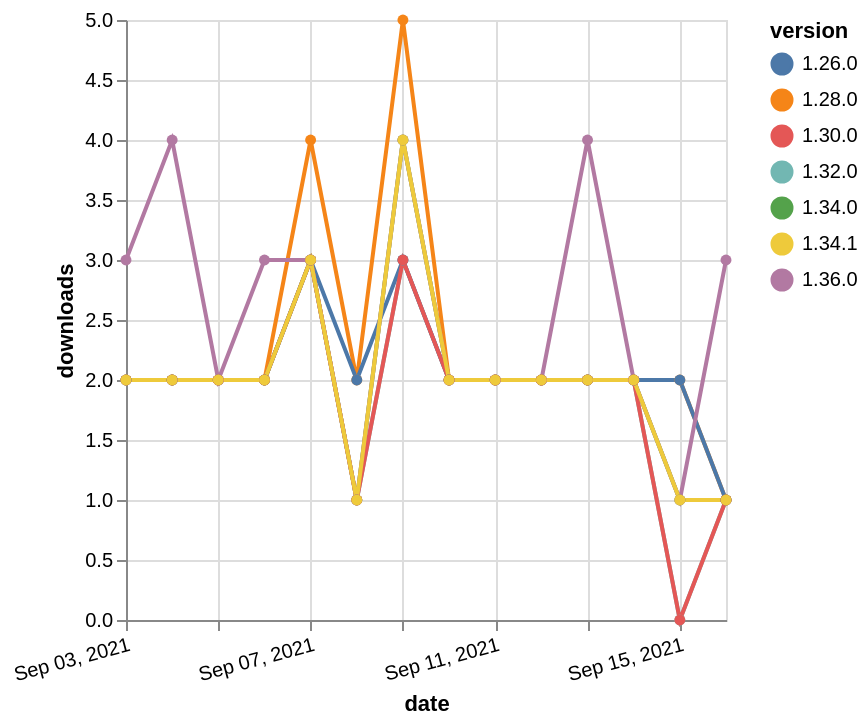

The specification (Vega-Lite) saved for this image:
### Vega-Lite specification from a JSON file in a GitHub repository (floating-point values rounded to 4 significant figures)
{"$schema": "https://vega.github.io/schema/vega-lite/v5.json", "description": "A simple bar chart with embedded data.", "data": {"values": [{"date": "2021-09-03", "total": 668, "delta": 2, "version": "1.34.0"}, {"date": "2021-09-04", "total": 670, "delta": 2, "version": "1.34.0"}, {"date": "2021-09-05", "total": 672, "delta": 2, "version": "1.34.0"}, {"date": "2021-09-06", "total": 674, "delta": 2, "version": "1.34.0"}, {"date": "2021-09-07", "total": 677, "delta": 3, "version": "1.34.0"}, {"date": "2021-09-08", "total": 678, "delta": 1, "version": "1.34.0"}, {"date": "2021-09-09", "total": 682, "delta": 4, "version": "1.34.0"}, {"date": "2021-09-10", "total": 684, "delta": 2, "version": "1.34.0"}, {"date": "2021-09-11", "total": 686, "delta": 2, "version": "1.34.0"}, {"date": "2021-09-12", "total": 688, "delta": 2, "version": "1.34.0"}, {"date": "2021-09-13", "total": 690, "delta": 2, "version": "1.34.0"}, {"date": "2021-09-14", "total": 692, "delta": 2, "version": "1.34.0"}, {"date": "2021-09-15", "total": 693, "delta": 1, "version": "1.34.0"}, {"date": "2021-09-16", "total": 694, "delta": 1, "version": "1.34.0"}, {"date": "2021-09-03", "total": 1008, "delta": 2, "version": "1.32.0"}, {"date": "2021-09-04", "total": 1010, "delta": 2, "version": "1.32.0"}, {"date": "2021-09-05", "total": 1012, "delta": 2, "version": "1.32.0"}, {"date": "2021-09-06", "total": 1014, "delta": 2, "version": "1.32.0"}, {"date": "2021-09-07", "total": 1017, "delta": 3, "version": "1.32.0"}, {"date": "2021-09-08", "total": 1018, "delta": 1, "version": "1.32.0"}, {"date": "2021-09-09", "total": 1021, "delta": 3, "version": "1.32.0"}, {"date": "2021-09-10", "total": 1023, "delta": 2, "version": "1.32.0"}, {"date": "2021-09-11", "total": 1025, "delta": 2, "version": "1.32.0"}, {"date": "2021-09-12", "total": 1027, "delta": 2, "version": "1.32.0"}, {"date": "2021-09-13", "total": 1029, "delta": 2, "version": "1.32.0"}, {"date": "2021-09-14", "total": 1031, "delta": 2, "version": "1.32.0"}, {"date": "2021-09-15", "total": 1031, "delta": 0, "version": "1.32.0"}, {"date": "2021-09-16", "total": 1032, "delta": 1, "version": "1.32.0"}, {"date": "2021-09-03", "total": 1973, "delta": 2, "version": "1.28.0"}, {"date": "2021-09-04", "total": 1975, "delta": 2, "version": "1.28.0"}, {"date": "2021-09-05", "total": 1977, "delta": 2, "version": "1.28.0"}, {"date": "2021-09-06", "total": 1979, "delta": 2, "version": "1.28.0"}, {"date": "2021-09-07", "total": 1983, "delta": 4, "version": "1.28.0"}, {"date": "2021-09-08", "total": 1985, "delta": 2, "version": "1.28.0"}, {"date": "2021-09-09", "total": 1990, "delta": 5, "version": "1.28.0"}, {"date": "2021-09-10", "total": 1992, "delta": 2, "version": "1.28.0"}, {"date": "2021-09-11", "total": 1994, "delta": 2, "version": "1.28.0"}, {"date": "2021-09-12", "total": 1996, "delta": 2, "version": "1.28.0"}, {"date": "2021-09-13", "total": 1998, "delta": 2, "version": "1.28.0"}, {"date": "2021-09-14", "total": 2000, "delta": 2, "version": "1.28.0"}, {"date": "2021-09-15", "total": 2002, "delta": 2, "version": "1.28.0"}, {"date": "2021-09-16", "total": 2003, "delta": 1, "version": "1.28.0"}, {"date": "2021-09-03", "total": 2024, "delta": 2, "version": "1.26.0"}, {"date": "2021-09-04", "total": 2026, "delta": 2, "version": "1.26.0"}, {"date": "2021-09-05", "total": 2028, "delta": 2, "version": "1.26.0"}, {"date": "2021-09-06", "total": 2030, "delta": 2, "version": "1.26.0"}, {"date": "2021-09-07", "total": 2033, "delta": 3, "version": "1.26.0"}, {"date": "2021-09-08", "total": 2035, "delta": 2, "version": "1.26.0"}, {"date": "2021-09-09", "total": 2038, "delta": 3, "version": "1.26.0"}, {"date": "2021-09-10", "total": 2040, "delta": 2, "version": "1.26.0"}, {"date": "2021-09-11", "total": 2042, "delta": 2, "version": "1.26.0"}, {"date": "2021-09-12", "total": 2044, "delta": 2, "version": "1.26.0"}, {"date": "2021-09-13", "total": 2046, "delta": 2, "version": "1.26.0"}, {"date": "2021-09-14", "total": 2048, "delta": 2, "version": "1.26.0"}, {"date": "2021-09-15", "total": 2050, "delta": 2, "version": "1.26.0"}, {"date": "2021-09-16", "total": 2051, "delta": 1, "version": "1.26.0"}, {"date": "2021-09-03", "total": 239, "delta": 3, "version": "1.36.0"}, {"date": "2021-09-04", "total": 243, "delta": 4, "version": "1.36.0"}, {"date": "2021-09-05", "total": 245, "delta": 2, "version": "1.36.0"}, {"date": "2021-09-06", "total": 248, "delta": 3, "version": "1.36.0"}, {"date": "2021-09-07", "total": 251, "delta": 3, "version": "1.36.0"}, {"date": "2021-09-08", "total": 252, "delta": 1, "version": "1.36.0"}, {"date": "2021-09-09", "total": 256, "delta": 4, "version": "1.36.0"}, {"date": "2021-09-10", "total": 258, "delta": 2, "version": "1.36.0"}, {"date": "2021-09-11", "total": 260, "delta": 2, "version": "1.36.0"}, {"date": "2021-09-12", "total": 262, "delta": 2, "version": "1.36.0"}, {"date": "2021-09-13", "total": 266, "delta": 4, "version": "1.36.0"}, {"date": "2021-09-14", "total": 268, "delta": 2, "version": "1.36.0"}, {"date": "2021-09-15", "total": 269, "delta": 1, "version": "1.36.0"}, {"date": "2021-09-16", "total": 272, "delta": 3, "version": "1.36.0"}, {"date": "2021-09-03", "total": 1470, "delta": 2, "version": "1.30.0"}, {"date": "2021-09-04", "total": 1472, "delta": 2, "version": "1.30.0"}, {"date": "2021-09-05", "total": 1474, "delta": 2, "version": "1.30.0"}, {"date": "2021-09-06", "total": 1476, "delta": 2, "version": "1.30.0"}, {"date": "2021-09-07", "total": 1479, "delta": 3, "version": "1.30.0"}, {"date": "2021-09-08", "total": 1480, "delta": 1, "version": "1.30.0"}, {"date": "2021-09-09", "total": 1483, "delta": 3, "version": "1.30.0"}, {"date": "2021-09-10", "total": 1485, "delta": 2, "version": "1.30.0"}, {"date": "2021-09-11", "total": 1487, "delta": 2, "version": "1.30.0"}, {"date": "2021-09-12", "total": 1489, "delta": 2, "version": "1.30.0"}, {"date": "2021-09-13", "total": 1491, "delta": 2, "version": "1.30.0"}, {"date": "2021-09-14", "total": 1493, "delta": 2, "version": "1.30.0"}, {"date": "2021-09-15", "total": 1493, "delta": 0, "version": "1.30.0"}, {"date": "2021-09-16", "total": 1494, "delta": 1, "version": "1.30.0"}, {"date": "2021-09-03", "total": 383, "delta": 2, "version": "1.34.1"}, {"date": "2021-09-04", "total": 385, "delta": 2, "version": "1.34.1"}, {"date": "2021-09-05", "total": 387, "delta": 2, "version": "1.34.1"}, {"date": "2021-09-06", "total": 389, "delta": 2, "version": "1.34.1"}, {"date": "2021-09-07", "total": 392, "delta": 3, "version": "1.34.1"}, {"date": "2021-09-08", "total": 393, "delta": 1, "version": "1.34.1"}, {"date": "2021-09-09", "total": 397, "delta": 4, "version": "1.34.1"}, {"date": "2021-09-10", "total": 399, "delta": 2, "version": "1.34.1"}, {"date": "2021-09-11", "total": 401, "delta": 2, "version": "1.34.1"}, {"date": "2021-09-12", "total": 403, "delta": 2, "version": "1.34.1"}, {"date": "2021-09-13", "total": 405, "delta": 2, "version": "1.34.1"}, {"date": "2021-09-14", "total": 407, "delta": 2, "version": "1.34.1"}, {"date": "2021-09-15", "total": 408, "delta": 1, "version": "1.34.1"}, {"date": "2021-09-16", "total": 409, "delta": 1, "version": "1.34.1"}]}, "width": "container", "mark": {"type": "line", "point": {"filled": true}}, "encoding": {"x": {"field": "date", "type": "temporal", "timeUnit": "yearmonthdate", "title": "date", "axis": {"labelAngle": -15}}, "y": {"field": "delta", "type": "quantitative", "title": "downloads"}, "color": {"field": "version", "type": "nominal"}, "tooltip": {"field": "delta"}}}
